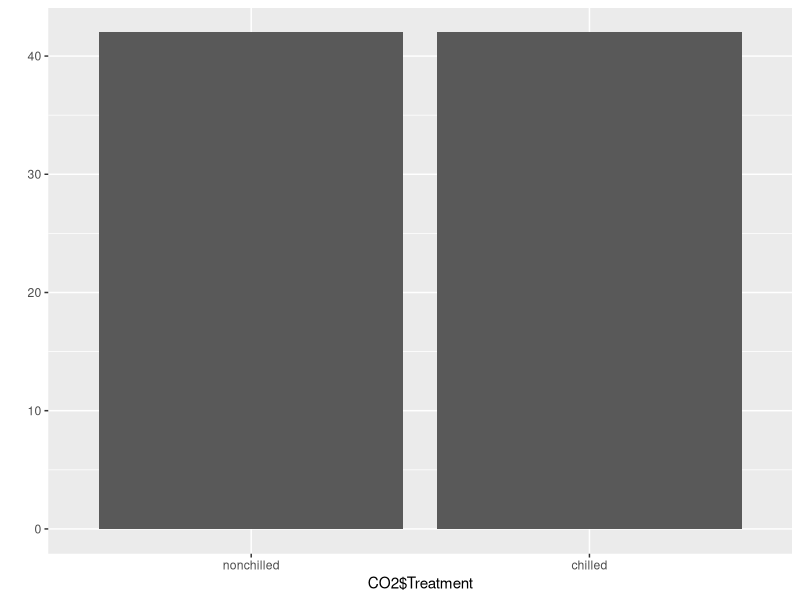
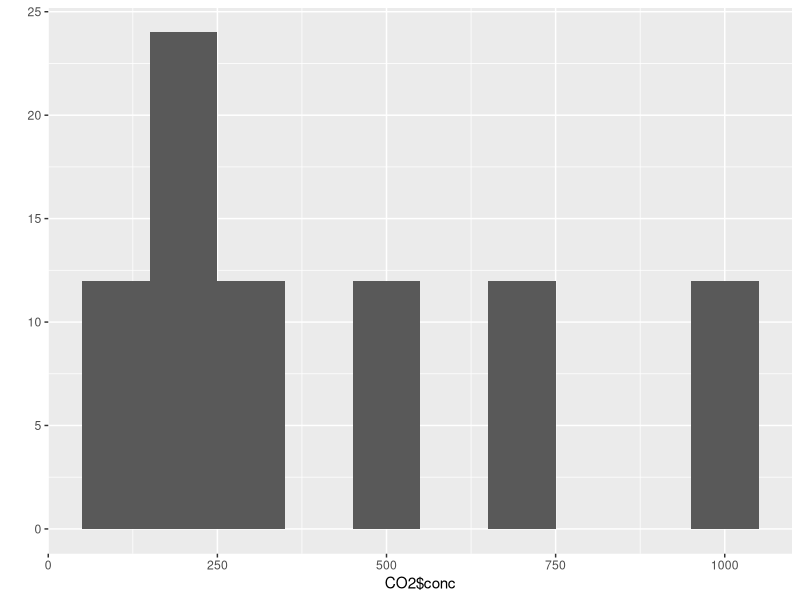
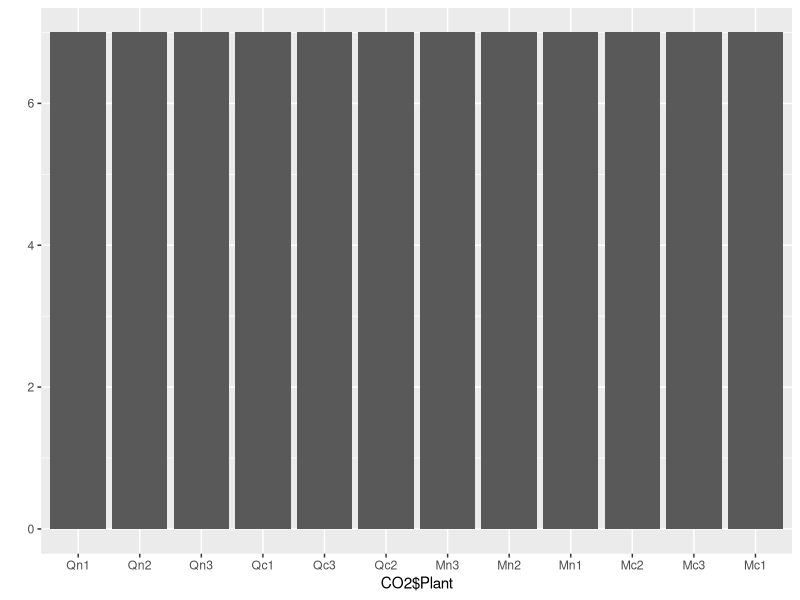
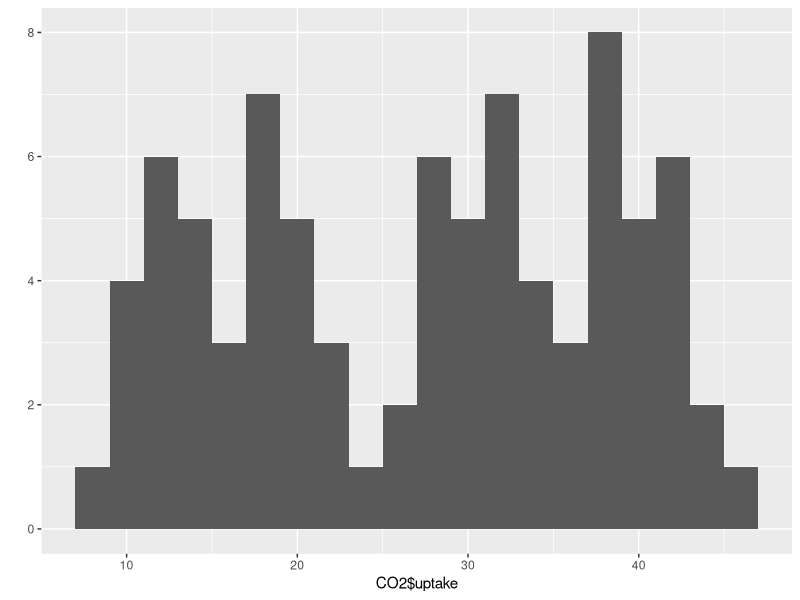
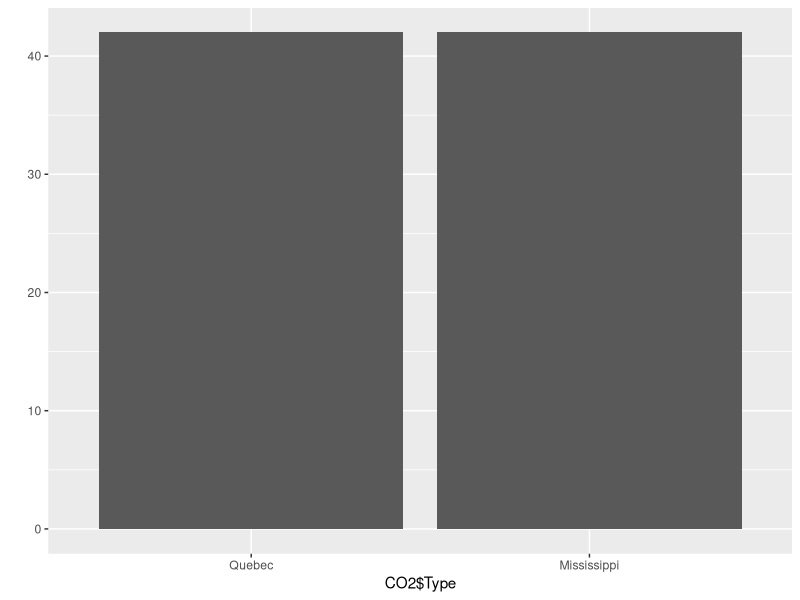

These charts were generated, in order, by the following R code:
data()
CO2
head(CO2)
library(ggplot2)
qplot(CO2$Treatment, geom = "bar")
qplot(CO2$conc, geom = "histogram", binwidth = 100)
qplot(CO2$Plant, gwom = "bar")
qplot(CO2$uptake, geom = "histogram", binwidth = 2)
qplot(CO2$Type, geom = "bar")
